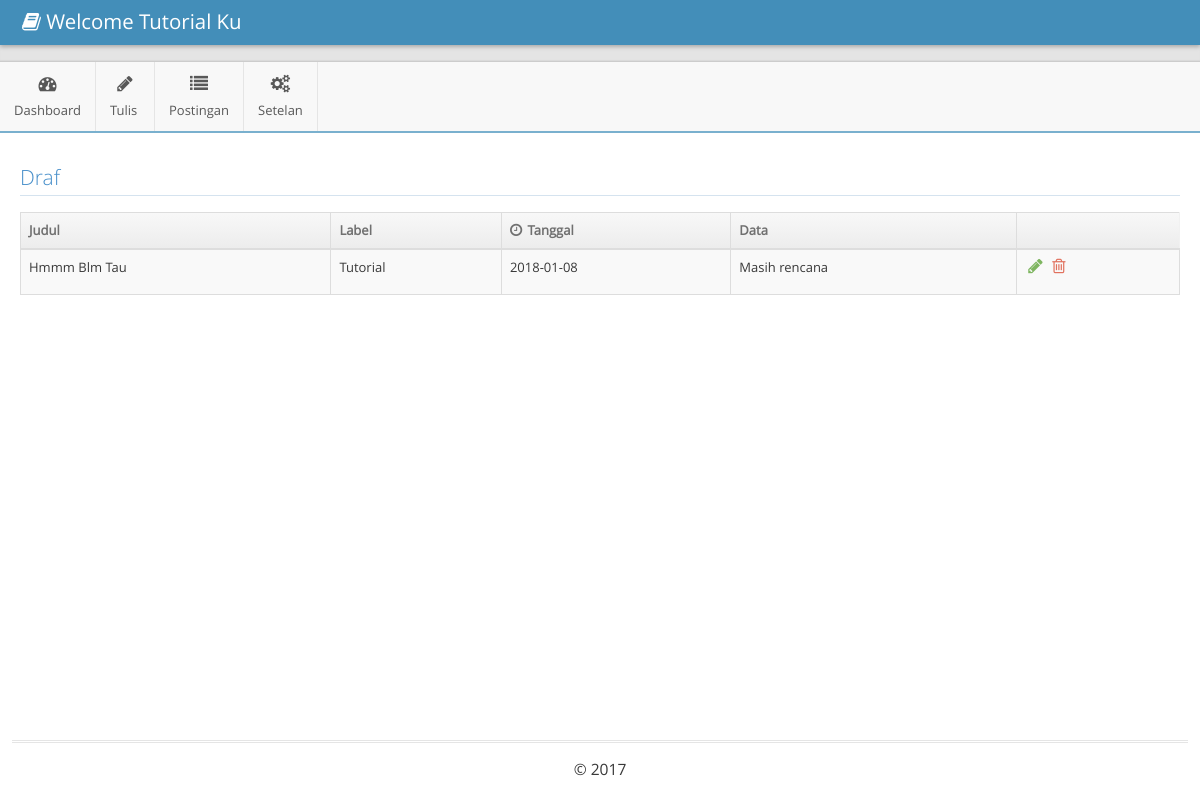
/tampilan/draf.php, run on the app's committed database.
### tables this page shows
CREATE TABLE `draf` (
  `id_draf` int(11) NOT NULL,
  `label` varchar(255) NOT NULL,
  `judul` varchar(255) NOT NULL,
  `tanggal` date NOT NULL,
  `data` text NOT NULL
);

### tampilan/draf.php (the view, shortened to what this page needs)
<!DOCTYPE html>
<html lang="en">
	<head>
		<link rel="stylesheet" href="../admin/assets/css/bootstrap.min.css" />
		<link rel="stylesheet" href="../admin/assets/font-awesome/4.5.0/css/font-awesome.min.css" />
		<link rel="stylesheet" href="../admin/assets/css/ace.min.css" class="ace-main-stylesheet" id="main-ace-style" />
		<link rel="stylesheet" href="../admin/assets/css/ace-skins.min.css" />
		<link rel="stylesheet" href="../admin/assets/css/ace-rtl.min.css" />
	</head>
	<body class="no-skin">
		<div id="navbar" class="navbar navbar-default navbar-collapse h-navbar ace-save-state">
			<div class="navbar-container ace-save-state" id="navbar-container">
				<div class="navbar-header pull-left">
					<a href="../admin/index.html" class="navbar-brand">
						<small>
							<i class="fa fa-book"></i>
							Welcome Tutorial Ku
						</small>
					</a>
				</div>
			</div>
		</div>
		<div class="main-container ace-save-state" id="main-container">
			<div id="sidebar" class="sidebar h-sidebar navbar-collapse collapse  ace-save-state">
				<ul class="nav nav-list">
					<li class="hover">
						<a href="admin.php">
							<i class="menu-icon fa fa-tachometer"></i>
							<span class="menu-text"> Dashboard </span>
						</a>
					</li>
					<li class="hover">
						<a href="tulis.php">
							<i class="menu-icon fa fa-pencil"></i>
							<span class="menu-text"> Tulis </span>
						</a>
					</li>
					<li class="hover">
						<a href="#" class="dropdown-toggle">
							<i class="menu-icon fa fa-list"></i>
							<span class="menu-text"> Postingan </span>
						</a>
					</li>
					<li class="hover">
						<a href="#" class="dropdown-toggle">
							<i class="menu-icon fa fa-cogs"></i>
							<span class="menu-text"> Setelan </span>
						</a>
					</li>
				</ul>
			</div>
			<div class="main-content">
				<div class="main-content-inner">
					<div class="page-content">
						<div class="row">
							<div class="col-xs-12">
								<h3 class="header smaller lighter blue">Draf</h3>
								<div>
									<table id="dynamic-table" class="table table-striped table-bordered table-hover">
										<thead>
											<tr>
												<th>Judul</th>
												<th>Label</th>
												<th>
													<i class="ace-icon fa fa-clock-o bigger-110 hidden-480"></i>
														Tanggal
												</th>
												<th>Data</th>
												<th></th>
											</tr>
										</thead>
										<tbody>
											<?php
											$cari=mysql_query("SELECT *FROM draf");
											while ($tampil=mysql_fetch_array($cari)) {
											?>
											<tr>
											<td><?php echo $tampil['judul']; ?></td>
											<td><?php echo $tampil['label']; ?></td>
											<td><?php echo $tampil['tanggal'];?></td>
											<td><?php echo $tampil['data'];?></td>
											<td>
												<div class="hidden-sm hidden-xs action-buttons">
													<a class="green" href="editdraf.php?ID=<?php echo $tampil['id_draf'];?>">
														<i class="ace-icon fa fa-pencil bigger-130"></i>
													</a>
													<a class="red" href="../proses/hapusdraf.php?ID=<?php echo $tampil['id_draf'];?>">
														<i class="ace-icon fa fa-trash-o bigger-130"></i>
													</a>
												</div>
											</td>
										</tr>
											<?php
											}
											?>
									</tbody>
								</table>
							</div>
						</div>
					</div>
				</div>
					</div>
				</div>
			</div>
			<div class="footer">
				<div class="footer-inner">
					<div class="footer-content">
						<span class="bigger-120">
							&copy; 2017
						</span>
					</div>
				</div>
			</div>
	</body>
</html>

### data on the page
draf: judul "Hmmm Blm Tau", label "Tutorial", tanggal "2018-01-08", data "Masih rencana"
